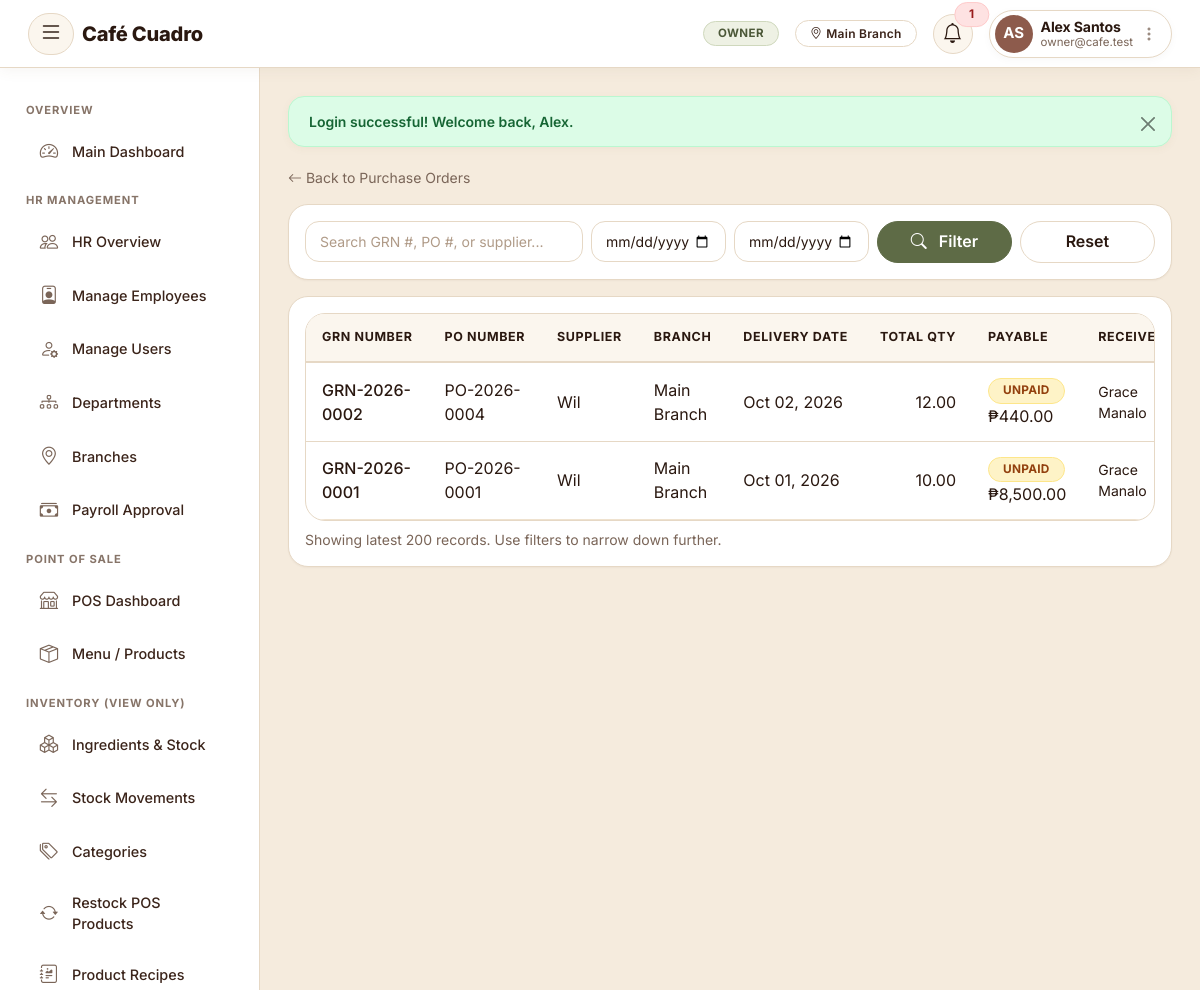
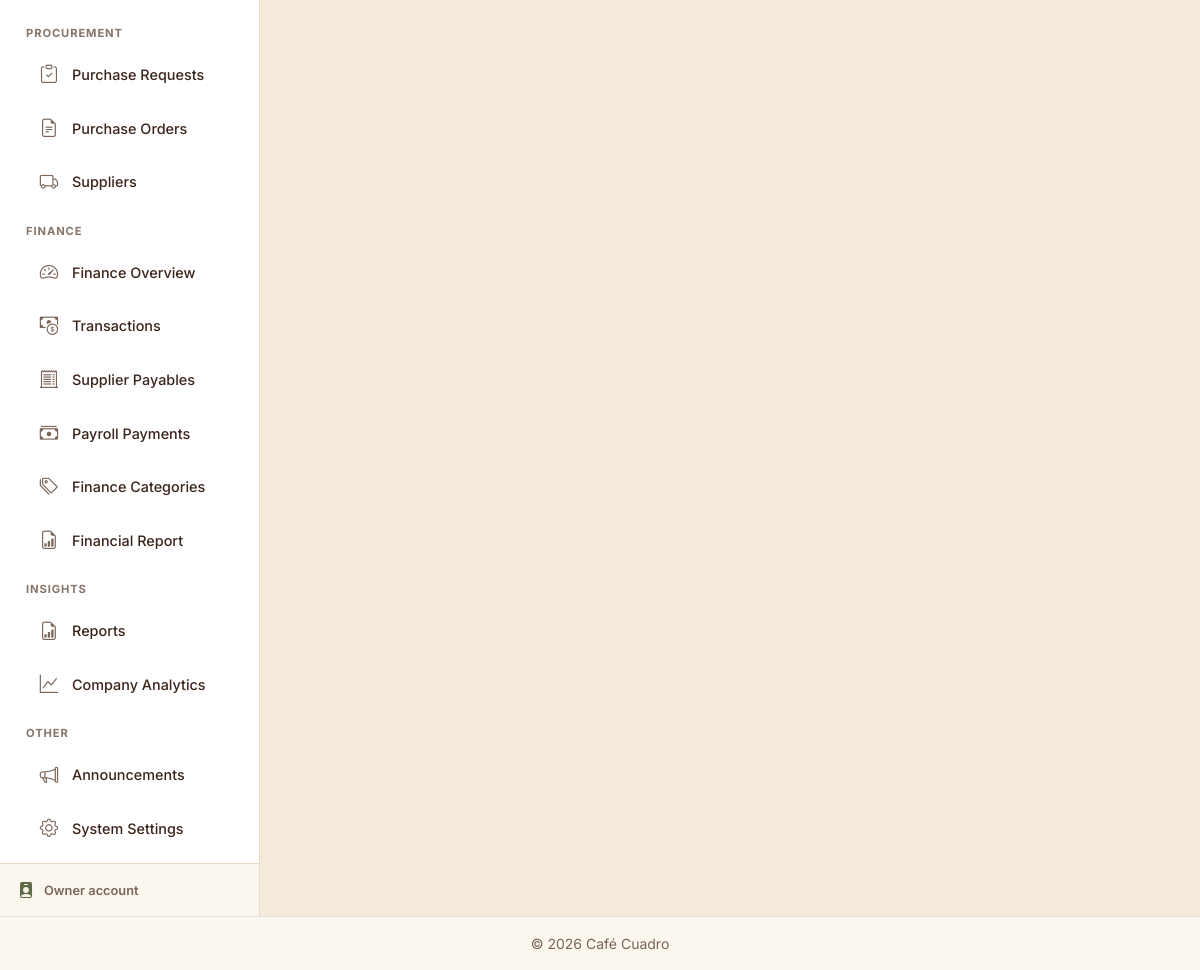
The page /procurement/deliveries (signed in) on the database its author committed (2 pictures, top to bottom).
### tables this page shows
CREATE TABLE `branches` (
  `branch_id` int(11) NOT NULL,
  `branch_name` varchar(100) NOT NULL,
  `address` varchar(255) DEFAULT NULL,
  `contact_number` varchar(30) DEFAULT NULL,
  `latitude` decimal(10,7) DEFAULT NULL,
  `longitude` decimal(10,7) DEFAULT NULL,
  `status` enum('ACTIVE','INACTIVE') NOT NULL DEFAULT 'ACTIVE',
  `created_at` timestamp NOT NULL DEFAULT current_timestamp()
);

CREATE TABLE `deliveries` (
  `delivery_id` int(11) NOT NULL,
  `delivery_number` varchar(30) NOT NULL,
  `po_id` int(11) NOT NULL,
  `delivery_date` date NOT NULL,
  `received_by` int(11) NOT NULL,
  `remarks` varchar(255) DEFAULT NULL,
  `created_at` datetime DEFAULT current_timestamp()
);

CREATE TABLE `purchase_orders` (
  `po_id` int(11) NOT NULL,
  `po_number` varchar(30) NOT NULL,
  `supplier_id` int(11) NOT NULL,
  `branch_id` int(11) DEFAULT NULL,
  `order_date` date NOT NULL,
  `expected_date` date DEFAULT NULL,
  `status` enum('Pending','Approved','Ordered','Partially Received','Received','Cancelled') DEFAULT 'Pending',
  `total_amount` decimal(10,2) DEFAULT 0.00,
  `remarks` varchar(255) DEFAULT NULL,
  `created_by` int(11) NOT NULL,
  `created_at` datetime DEFAULT current_timestamp(),
  `updated_at` datetime DEFAULT current_timestamp() ON UPDATE current_timestamp()
);

CREATE TABLE `suppliers` (
  `supplier_id` int(11) NOT NULL,
  `supplier_name` varchar(150) NOT NULL,
  `contact_person` varchar(100) DEFAULT NULL,
  `phone` varchar(20) DEFAULT NULL,
  `email` varchar(100) DEFAULT NULL,
  `address` varchar(255) DEFAULT NULL,
  `status` enum('Active','Inactive') DEFAULT 'Active',
  `created_at` datetime DEFAULT current_timestamp()
);

### router.php (called while the page is built, shortened)
<?php
$requestUri = $_SERVER['REQUEST_URI'] ?? '/';
$requestPath = parse_url($requestUri, PHP_URL_PATH) ?: '/';
$scriptDir = str_replace('\\', '/', dirname($_SERVER['SCRIPT_NAME'] ?? ''));
$basePath = rtrim($scriptDir, '/') . '/';
$relative = $requestPath;
if ($basePath !== '/' && strpos($relative, $basePath) === 0) {
    $relative = substr($relative, strlen($basePath));
}
$relative = trim($relative, '/');
$targetFile = null;
if (isset($routes[$relative])) {
    $targetFile = $routes[$relative];
} else {
    $parts = explode('/', $relative);
    $mod = $parts[0] ?? '';
    $action = $parts[1] ?? '';
    $modNormalized = str_replace('-', '_', $mod);
    $actionNormalized = str_replace('-', '_', $action);
    $candidateModule = "modules/{$modNormalized}/{$actionNormalized}.php";
    if (file_exists(__DIR__ . '/' . $candidateModule)) {
        $targetFile = $candidateModule;
    }
}
$fullPath = __DIR__ . '/' . $targetFile;
require $fullPath;

### includes/auth.php (called while the page is built, shortened)
<?php
function isLoggedIn(): bool {
    return isset($_SESSION['user_id']) && isset($_SESSION['role_id']);
}
function currentRoleId() {
    return $_SESSION['role_id'] ?? null;
}
function currentRoleName(): string {
    $names = ROLE_NAMES;
    return $names[currentRoleId()] ?? 'Guest';
}
function currentBranchId() {
    if (!empty($_SESSION['branch_id'])) {
        return (int)$_SESSION['branch_id'];
    }
    return 1;
}
function currentBranchName() {
    global $pdo;
    $branchId = currentBranchId();
    if ($branchId && isset($pdo) && $pdo instanceof PDO) {
        static $cache = [];
        if (!array_key_exists($branchId, $cache)) {
            $stmt = $pdo->prepare("SELECT branch_name FROM branches WHERE branch_id = ?");
            $stmt->execute([$branchId]);
            $cache[$branchId] = $stmt->fetchColumn() ?: null;
        }
        if ($cache[$branchId] !== null) {
            return $cache[$branchId];
        }
    }
    return $_SESSION['branch_name'] ?? null;
}

### modules/procurement/deliveries.php (the view, shortened to what this page needs)
<?php
require_once __DIR__ . '/../../config/db.php';
require_once __DIR__ . '/../../includes/functions.php';
$search = trim($_GET['search'] ?? '');
$filterFrom = $_GET['date_from'] ?? '';
$filterTo   = $_GET['date_to'] ?? '';
$sql = "SELECT d.*, po.po_number, s.supplier_name, b.branch_name, pp.status AS payable_status, pp.amount AS payable_amount,
    CONCAT(u.first_name, ' ', u.last_name) AS received_by_name,
        (SELECT COALESCE(SUM(quantity_delivered),0) FROM delivery_items WHERE delivery_id = d.delivery_id) AS total_qty,
    pp.finance_transaction_id
        FROM deliveries d
        JOIN purchase_orders po ON d.po_id = po.po_id
        JOIN suppliers s ON po.supplier_id = s.supplier_id
    JOIN branches b ON b.branch_id=po.branch_id
    LEFT JOIN purchase_payables pp ON pp.delivery_id=d.delivery_id
        JOIN users u ON d.received_by = u.user_id
        WHERE 1=1";
$params = [];
$sql .= " ORDER BY d.created_at DESC LIMIT 200";
$stmt = $pdo->prepare($sql);
$stmt->execute($params);
$deliveries = $stmt->fetchAll();
include __DIR__ . '/../../includes/header.php';
?>
<a href="<?= BASE_URL ?>procurement" class="text-decoration-none text-muted small d-inline-block mb-3">
    <i class="bi bi-arrow-left"></i> Back to Purchase Orders
</a>
<div class="card-panel p-3 mb-3">
    <form method="GET" class="row g-2">
        <div class="col-md-4">
            <input type="text" name="search" class="form-control" placeholder="Search GRN #, PO #, or supplier..." value="<?= clean($search) ?>">
        </div>
        <div class="col-md-2">
            <input type="date" name="date_from" class="form-control" value="<?= clean($filterFrom) ?>">
        </div>
        <div class="col-md-2">
            <input type="date" name="date_to" class="form-control" value="<?= clean($filterTo) ?>">
        </div>
        <div class="col-md-2 d-grid">
            <button type="submit" class="btn btn-brand"><i class="bi bi-search me-1"></i>Filter</button>
        </div>
        <div class="col-md-2 d-grid">
            <a href="<?= BASE_URL ?>procurement/deliveries" class="btn btn-outline-secondary">Reset</a>
        </div>
    </form>
</div>
<div class="card-panel p-3">
    <div class="table-responsive">
        <table class="table table-sm table-hover align-middle mb-0">
            <thead class="table-light">
                <tr>
                    <th>GRN Number</th>
                    <th>PO Number</th>
                    <th>Supplier</th>
                    <th>Branch</th>
                    <th>Delivery Date</th>
                    <th class="text-end">Total Qty</th>
                    <th>Payable</th>
                    <th>Received By</th>
                </tr>
            </thead>
            <tbody>
                <?php if (empty($deliveries)): ?>
                    <tr><td colspan="9" class="text-center text-muted py-4">No deliveries recorded yet.</td></tr>
                <?php else: foreach ($deliveries as $d): ?>
                    <tr>
                        <td class="fw-medium"><?= clean($d['delivery_number']) ?></td>
                        <td><?= clean($d['po_number']) ?></td>
                        <td><?= clean($d['supplier_name']) ?></td>
                        <td><?= clean($d['branch_name']) ?></td>
                        <td><?= formatDate($d['delivery_date']) ?></td>
                        <td class="text-end"><?= number_format($d['total_qty'], 2) ?></td>
                        <td><?= $d['payable_status'] ? '<span class="badge ' . ($d['payable_status'] === 'PAID' ? 'bg-success' : 'bg-warning text-dark') . '">' . clean($d['payable_status']) . '</span><div>' . peso($d['payable_amount']) . '</div>' : '-' ?></td>
                        <td class="text-muted small"><?= clean($d['received_by_name']) ?></td>
                    </tr>
                <?php endforeach; endif; ?>
            </tbody>
        </table>
    </div>
    <p class="text-muted small mt-2 mb-0">Showing latest 200 records. Use filters to narrow down further.</p>
</div>
<?php include __DIR__ . '/../../includes/footer.php'; ?>

### includes/header.php (shortened to what this page needs)
<?php
$esc = function_exists('e') ? 'e' : 'clean';
$isOwnerTheme           = currentRoleId() == ROLE_OWNER;
$isEmployeeTheme        = currentRoleId() == ROLE_EMPLOYEE;
$isEmployeeManagerTheme = currentRoleId() == ROLE_EMPLOYEE_MANAGER;
$isHrManagerTheme       = currentRoleId() == ROLE_HR_MANAGER;
$isHrStaffTheme         = currentRoleId() == ROLE_HR_STAFF;
$isCafeTheme            = in_array(currentRoleId(), [ROLE_CASHIER, ROLE_INVENTORY_STAFF, ROLE_FINANCE_STAFF], true);
?>
<!DOCTYPE html>
<html lang="en">
<head>
<link rel="stylesheet" href="https://cdn.jsdelivr.net/npm/bootstrap@5.3.3/dist/css/bootstrap.min.css">
<link rel="stylesheet" href="https://cdn.jsdelivr.net/npm/bootstrap-icons@1.11.3/font/bootstrap-icons.css">
<link rel="stylesheet" href="<?= BASE_URL ?>assets/hrms/css/style.css?v=<?= ASSET_VER ?>">
<link rel="stylesheet" href="<?= BASE_URL ?>assets/inv/css/style.css?v=<?= ASSET_VER ?>">
<link rel="stylesheet" href="<?= BASE_URL ?>assets/shared/unified.css?v=<?= ASSET_VER ?>">
<link rel="stylesheet" href="<?= BASE_URL ?>assets/shared/responsive.css?v=<?= ASSET_VER ?>">
<link rel="stylesheet" href="<?= BASE_URL ?>assets/shared/roast-app.css?v=<?= ASSET_VER ?>">
</head>
<body class="unified-theme <?= $isOwnerTheme ? 'owner-theme' : ($isEmployeeTheme ? 'employee-theme' : ($isEmployeeManagerTheme ? 'employee-manager-theme' : ($isHrManagerTheme ? 'hr-manager-theme' : ($isHrStaffTheme ? 'hr-staff-theme' : ($isCafeTheme ? 'cafe-theme' : ''))))) ?>">
<nav class="navbar navbar-expand-lg app-navbar">
  <div class="container-fluid">
    <button class="btn btn-link sidebar-toggle-btn me-2" id="sidebarToggle" title="Toggle sidebar" aria-label="Toggle sidebar">
      <i class="bi bi-list fs-4"></i>
    </button>
    <a class="navbar-brand fw-bold d-flex align-items-center text-decoration-none" href="<?= BASE_URL ?>dashboard">
      <span class="brand-text" style="color:#2a1810 !important; -webkit-text-fill-color:#2a1810 !important; background:none !important; font-family:'Fraunces',Georgia,serif; font-weight:600; font-size:1.4rem; letter-spacing:-0.01em; display:inline-block;"><?= APP_NAME ?></span>
    </a>
    <div class="ms-auto d-flex align-items-center gap-2 gap-md-3">
      <?php if (isLoggedIn()):
        try {
            $unreadCount = function_exists('unreadNotificationCount') ? unreadNotificationCount($pdo, (int)$_SESSION['user_id']) : 0;
        } catch (Exception $ex) {
            $notifications = [];
            $unreadCount = 0;
        }
        $nameParts  = preg_split('/\s+/', trim($_SESSION['full_name'] ?? ''), 2);
        $firstName  = $nameParts[0] ?? '';
        $lastName   = $nameParts[1] ?? '';
      ?>
        <span class="badge role-pill d-none d-sm-inline-block"><?= $esc(currentRoleName()) ?></span>
        <?php if (currentBranchName()): ?>
          <span class="badge branch-pill d-none d-md-inline-block"><i class="bi bi-geo-alt me-1"></i><?= $esc(currentBranchName()) ?></span>
        <?php endif; ?>
        <div class="dropdown">
          <a class="position-relative notif-bell-btn text-decoration-none" href="#" role="button" data-bs-toggle="dropdown" title="Notifications">
            <i class="bi bi-bell fs-5"></i>
            <?php if ($unreadCount > 0): ?>
              <span class="position-absolute top-0 start-100 translate-middle badge rounded-pill bg-danger" style="font-size:.65rem;"><?= $unreadCount > 9 ? '9+' : $unreadCount ?></span>
            <?php endif; ?>
          </a>
        </div>
        <div class="dropdown">
          <a class="d-flex align-items-center text-decoration-none navbar-user-pill" href="#" role="button" data-bs-toggle="dropdown">
            <div class="user-avatar-wrap">
              <?= renderAvatar($_SESSION['profile_photo'] ?? null, $firstName, $lastName, 38) ?>
            </div>
            <div class="ms-2 text-start d-none d-md-block lh-sm pe-1">
              <div class="user-name fw-bold"><?= $esc($_SESSION['full_name'] ?? '') ?></div>
              <div class="user-sub text-muted small"><?= $esc($_SESSION['email'] ?? currentRoleName()) ?></div>
            </div>
            <i class="bi bi-three-dots-vertical ms-1 d-none d-md-inline text-muted opacity-75"></i>
          </a>
        </div>
      <?php endif; ?>
    </div>
  </div>
</nav>
<div class="app-wrapper d-flex">
<?php require_once __DIR__ . '/sidebar.php'; ?>

### assets/hrms/css/style.css (style rules this page uses)
:root { --primary: #5e6b46; --primary-dark: #2a1810; --primary-light: #7d8b62; --accent: #5e6b46; --accent-soft: #eef1e4; --bg-light: #f5ebdd; --cream: #ffffff; --ink: #2a1810; --ink-soft: #7a6558; --border-soft: #e6d8c5; --success: #16a34a; --danger: #dc2626; --warning: #d97706; --sidebar-width: 260px; --sidebar-collapsed-width: 54px; --radius-sm: 10px; --radius-md: 16px; --radius-lg: 22px; --shadow-sm: 0 1px 3px rgba(42,24,16, 0.06); --shadow-md: 0 4px 18px rgba(120,90,60, 0.10); --shadow-lg: 0 10px 34px rgba(120,90,60, 0.16); --font-brand: 'Inter', sans-serif; --font-body: 'Inter', sans-serif; }
* { scrollbar-width: thin; scrollbar-color: var(--accent-soft) transparent; }
html { scroll-behavior: smooth; }
body { background-color: var(--bg-light); font-family: var(--font-body); color: var(--ink); -webkit-font-smoothing: antialiased; }
a { color: var(--primary); text-decoration-color: rgba(94,107,70, 0.35); }
.app-navbar { background: #ffffff !important; border-bottom: 1px solid var(--border-soft); position: sticky; top: 0; z-index: 1030; box-shadow: 0 2px 14px rgba(120,90,60, 0.07); min-height: 60px; }
.navbar-brand { font-family: var(--font-body); font-weight: 700; font-size: 1.15rem; letter-spacing: 0.4px; display: flex; align-items: center; }
.navbar-brand .brand-text { color: #5e6b46 !important; -webkit-text-fill-color: #5e6b46 !important; background: none !important; font-weight: 800; }
#sidebarToggle { border-radius: var(--radius-sm); transition: background 0.15s ease; }
.app-navbar .role-pill { font-weight: 600; font-size: 0.72rem; letter-spacing: 0.3px; text-transform: uppercase; color: #fff; background: transparent; border: 1px solid rgba(255,255,255,0.45); border-radius: 999px; padding: 5px 14px; }
.app-wrapper { display: flex; min-height: calc(100vh - 60px); }
.table thead { background-color: var(--accent-soft); color: var(--primary-dark); }
.table thead th { font-size: 0.78rem; text-transform: uppercase; letter-spacing: 0.04em; font-weight: 600; border-bottom: none; white-space: nowrap; }
.table tbody tr { transition: background 0.12s ease; }
.table td, .table th { vertical-align: middle; }
.table-responsive { border-radius: var(--radius-md); }
.form-control, .form-select { border-radius: var(--radius-sm); border-color: var(--border-soft); padding: 8px 12px; }
.btn { border-radius: var(--radius-sm); font-weight: 500; transition: transform 0.08s ease, box-shadow 0.15s ease; }
.badge { font-weight: 500; letter-spacing: 0.01em; padding: 5px 9px; border-radius: 6px; }

### assets/shared/responsive.css (style rules this page uses)
:root { --nav-h: 60px; }
html { -webkit-text-size-adjust: 100%; }
body { overflow-x: hidden; }
.app-wrapper { min-height: calc(100vh - var(--nav-h)); min-height: calc(100dvh - var(--nav-h)); }
.table-responsive, .table-wrap { -webkit-overflow-scrolling: touch; }

### rows shown on the page
branches: branch_name "Main Branch"
deliveries: delivery_number "GRN-2026-0002", po.po_number "PO-2026-0004", suppliers.supplier_name "Wil", branches.branch_name "Main Branch", delivery_date "Oct 02, 2026", total_qty "12.00", payable_status "UNPAID", payable_amount "₱440.00", received_by_name "Grace Manalo"
deliveries: delivery_number "GRN-2026-0001", po.po_number "PO-2026-0001", suppliers.supplier_name "Wil", branches.branch_name "Main Branch", delivery_date "Oct 01, 2026", total_qty "10.00", payable_status "UNPAID", payable_amount "₱8,500.00", received_by_name "Grace Manalo"

### other values the page prints
APP_NAME "Café Cuadro"
$esc(currentRoleName()) "OWNER"
$unreadCount "1"
$initials "AS"
$esc($_SESSION['full_name'] ?? '') "Alex Santos"
$esc($_SESSION['email'] ?? currentRoleName()) "owner@cafe.test"
$sidebarFooterLabel "Owner"
$f['message'] "Login successful! Welcome back, Alex."
